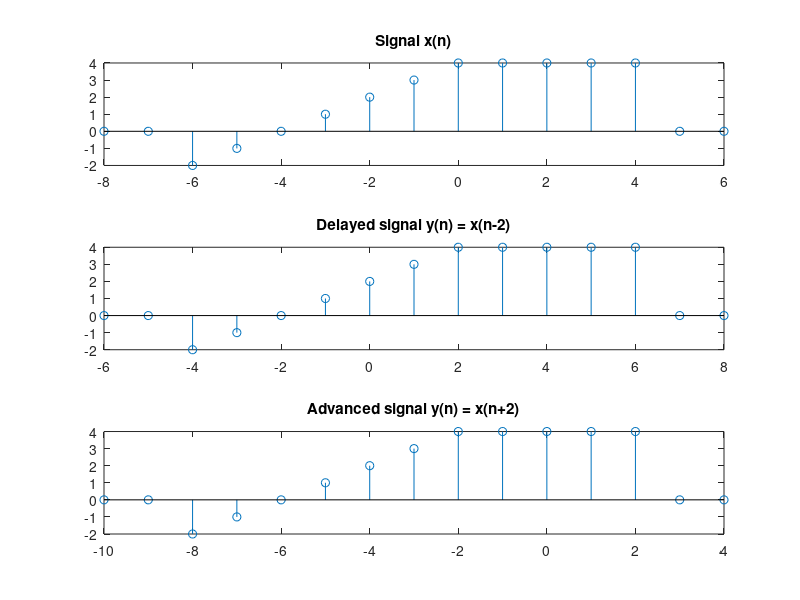

The MATLAB script that drew this image:
n=-8:6;

x=[0 0 -2 -1 0 1 2 3 4 4 4 4 4 0 0];

subplot(3,1,1);
stem(n,x);
title('Signal x(n)');

subplot(3,1,2);
stem(n+2,x);
title('Delayed signal y(n) = x(n-2)');


subplot(3,1,3);
stem(n-2,x);
title('Advanced signal y(n) = x(n+2)');

print -dpng figure.png
